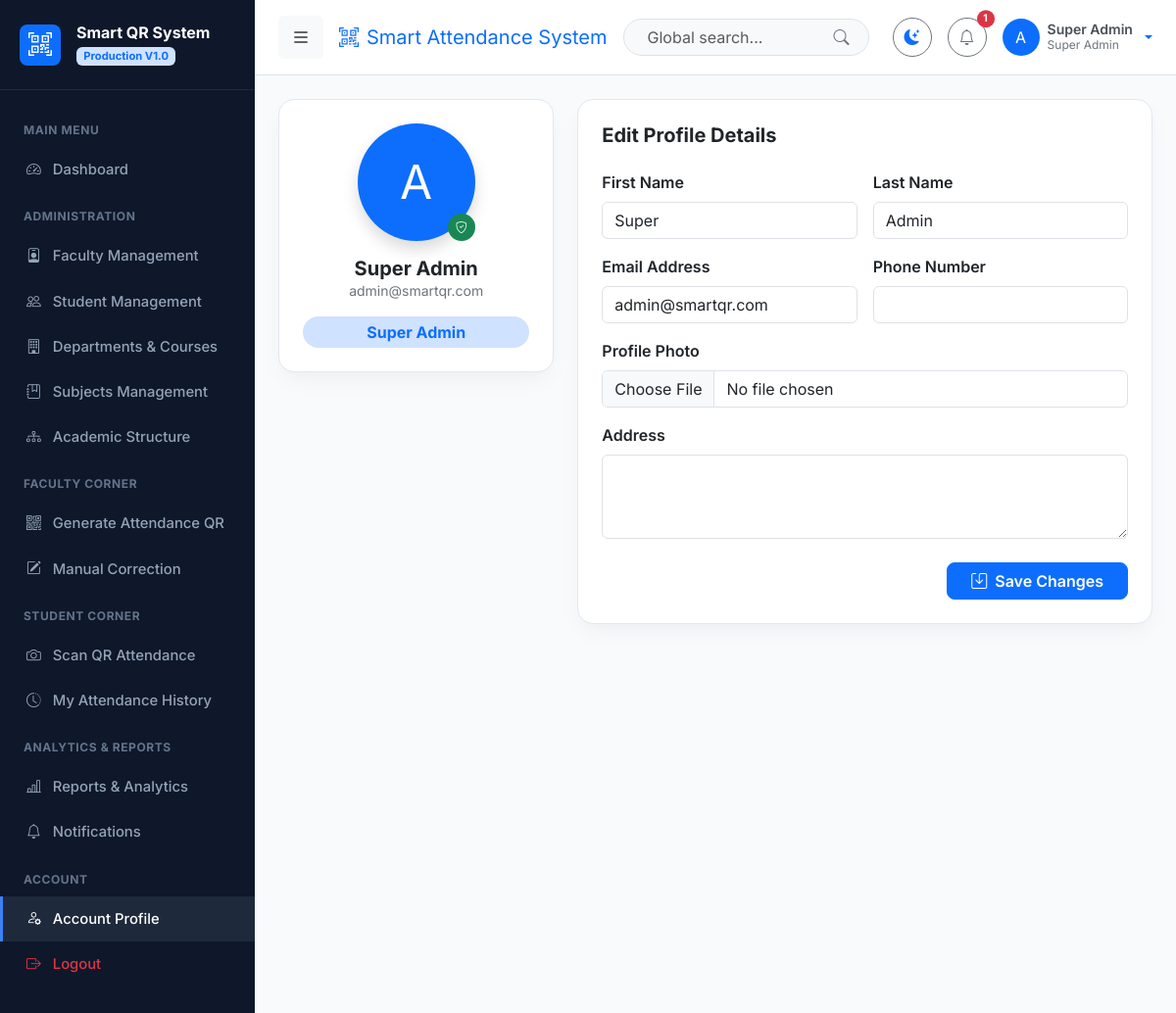
The page /accounts/profile/ (signed in) on the database its author committed.
### apps/accounts/models.py (models this page shows, shortened)
class User(AbstractUser):
    class Role(models.TextChoices):
        ADMIN = 'ADMIN', 'Super Admin'
        FACULTY = 'FACULTY', 'Faculty'
        STUDENT = 'STUDENT', 'Student'
    role = models.CharField(max_length=20, choices=Role.choices, default=Role.STUDENT)
    phone_number = models.CharField(max_length=20, blank=True, null=True)
    profile_picture = models.ImageField(upload_to='profiles/', blank=True, null=True)
    address = models.TextField(blank=True, null=True)
    date_of_birth = models.DateField(blank=True, null=True)
    is_approved = models.BooleanField(default=True)
    def is_admin(self):
        return self.role == self.Role.ADMIN or self.is_superuser
    def is_faculty(self):
        return self.role == self.Role.FACULTY
    def is_student(self):
        return self.role == self.Role.STUDENT
    def get_full_name_or_username(self):
        full_name = f"{self.first_name} {self.last_name}".strip()
        return full_name if full_name else self.username

### apps/accounts/views.py (the view)
# urls.py: path('profile/', views.profile_view, name='profile'),
@login_required
def profile_view(request):
    user = request.user
    if request.method == 'POST':
        form = UserProfileForm(request.POST, request.FILES, instance=user)
        if form.is_valid():
            form.save()
            messages.success(request, "Profile updated successfully.")
            return redirect('accounts:profile')
    else:
        form = UserProfileForm(instance=user)
    return render(request, 'accounts/profile.html', {'form': form, 'user_obj': user})

### apps/accounts/forms.py
class UserProfileForm(forms.ModelForm):
    first_name = forms.CharField(widget=forms.TextInput(attrs={'class': 'form-control'}))
    last_name = forms.CharField(widget=forms.TextInput(attrs={'class': 'form-control'}))
    email = forms.EmailField(widget=forms.EmailInput(attrs={'class': 'form-control'}))
    phone_number = forms.CharField(required=False, widget=forms.TextInput(attrs={'class': 'form-control'}))
    address = forms.CharField(required=False, widget=forms.Textarea(attrs={'class': 'form-control', 'rows': 3}))
    profile_picture = forms.ImageField(required=False, widget=forms.FileInput(attrs={'class': 'form-control'}))
    class Meta:
        model = User
        fields = ['first_name', 'last_name', 'email', 'phone_number', 'address', 'profile_picture']

### apps/notifications/context_processors.py (called while the page is built)
def unread_notifications_processor(request):
    if request.user.is_authenticated:
        unread_count = Notification.objects.filter(user=request.user, is_read=False).count()
        recent_notifications = Notification.objects.filter(user=request.user)[:5]
        return {
            'unread_notifications_count': unread_count,
            'recent_notifications': recent_notifications,
        }
    return {
        'unread_notifications_count': 0,
        'recent_notifications': [],
    }

### templates/accounts/profile.html (shortened to what this page needs)
{% extends 'base.html' %}
{% block content %}
<div class="row g-4">
    <div class="col-12 col-md-4">
        <div class="card card-custom p-4 text-center">
            <div class="position-relative d-inline-block mx-auto mb-3">
                {% if user_obj.profile_picture %}
                    <img src="{{ user_obj.profile_picture.url }}" alt="Profile" class="rounded-circle object-fit-cover shadow" style="width: 120px; height: 120px;">
                {% else %}
                    <div class="rounded-circle bg-primary text-white d-flex align-items-center justify-content-center mx-auto shadow" style="width: 120px; height: 120px; font-size: 3rem;">
                        {{ user_obj.username|slice:":1"|upper }}
                    </div>
                {% endif %}
                <span class="position-absolute bottom-0 end-0 badge rounded-pill bg-success p-2">
                    <i class="bi bi-shield-check"></i>
                </span>
            </div>
            <h5 class="fw-bold m-0">{{ user_obj.get_full_name_or_username }}</h5>
            <p class="text-secondary small mb-3">{{ user_obj.email }}</p>
            <span class="badge bg-primary-subtle text-primary fs-6 px-3 py-2 rounded-pill d-inline-block">
                {{ user_obj.get_role_display }}
            </span>
        </div>
    </div>
    <div class="col-12 col-md-8">
        <div class="card card-custom p-4">
            <h5 class="fw-bold mb-4">Edit Profile Details</h5>
            <form method="POST" enctype="multipart/form-data">
                <div class="row g-3">
                    <div class="col-md-6">
                        <label class="form-label fw-semibold">First Name</label>
                        {{ form.first_name }}
                    </div>
                    <div class="col-md-6">
                        <label class="form-label fw-semibold">Last Name</label>
                        {{ form.last_name }}
                    </div>
                    <div class="col-md-6">
                        <label class="form-label fw-semibold">Email Address</label>
                        {{ form.email }}
                    </div>
                    <div class="col-md-6">
                        <label class="form-label fw-semibold">Phone Number</label>
                        {{ form.phone_number }}
                    </div>
                    <div class="col-12">
                        <label class="form-label fw-semibold">Profile Photo</label>
                        {{ form.profile_picture }}
                    </div>
                    <div class="col-12">
                        <label class="form-label fw-semibold">Address</label>
                        {{ form.address }}
                    </div>
                </div>
                <div class="mt-4 d-flex justify-content-end gap-2">
                    <button type="submit" class="btn btn-primary rounded-3 px-4 fw-semibold">
                        <i class="bi bi-save me-2"></i>Save Changes
                    </button>
                </div>
            </form>
        </div>
    </div>
</div>
{% endblock %}

### templates/navbar.html (shortened to what this page needs)
<nav class="navbar navbar-expand-lg border-bottom px-4 py-3 sticky-top bg-body">
    <div class="container-fluid p-0">
        <button class="btn btn-light me-3 d-flex align-items-center" id="sidebar-toggle" title="Toggle Navigation">
            <i class="bi bi-list fs-5"></i>
        </button>
        <span class="navbar-brand font-bold fs-5 d-none d-md-block text-primary">
            <i class="bi bi-qr-code-scan me-2"></i>Smart Attendance System
        </span>
        <form class="d-none d-md-flex ms-auto me-4 position-relative" style="max-width: 320px;" action="{% url 'reports:index' %}" method="GET">
            <input class="form-control rounded-pill ps-4 pe-5 bg-body-tertiary" type="search" name="query" placeholder="Global search..." aria-label="Search">
            <button class="btn border-0 position-absolute end-0 top-50 translate-middle-y me-2 text-secondary" type="submit">
                <i class="bi bi-search"></i>
            </button>
        </form>
        <div class="d-flex align-items-center gap-3 ms-auto ms-md-0">
            <button class="btn btn-outline-secondary rounded-circle d-flex align-items-center justify-content-center" id="theme-toggle-btn" style="width: 40px; height: 40px;" title="Toggle Dark/Light Mode">
                <i class="bi bi-moon-stars-fill text-primary"></i>
            </button>
            <div class="dropdown">
                <button class="btn btn-outline-secondary rounded-circle position-relative d-flex align-items-center justify-content-center" style="width: 40px; height: 40px;" data-bs-toggle="dropdown" aria-expanded="false">
                    <i class="bi bi-bell"></i>
                    {% if unread_notifications_count > 0 %}
                        <span class="position-absolute top-0 start-100 translate-middle badge rounded-pill bg-danger" style="font-size: 0.65rem;">
                            {{ unread_notifications_count }}
                        </span>
                    {% endif %}
                </button>
            </div>
            <div class="dropdown">
                <a href="#" class="d-flex align-items-center text-decoration-none dropdown-toggle gap-2" data-bs-toggle="dropdown" aria-expanded="false">
                    {% if user.profile_picture %}
                        <img src="{{ user.profile_picture.url }}" alt="User" width="38" height="38" class="rounded-circle object-fit-cover">
                    {% else %}
                        <div class="rounded-circle bg-primary text-white d-flex align-items-center justify-content-center font-bold" style="width: 38px; height: 38px;">
                            {{ user.username|slice:":1"|upper }}
                        </div>
                    {% endif %}
                    <div class="d-none d-lg-block text-start" style="line-height: 1.2;">
                        <div class="fw-semibold text-dark-emphasis small">{{ user.get_full_name_or_username }}</div>
                        <div class="text-secondary extra-small" style="font-size: 0.75rem;">{{ user.get_role_display }}</div>
                    </div>
                </a>
            </div>
        </div>
    </div>
</nav>

### static/css/style.css (style rules this page uses)
:root { --bg-body: #f8fafc; --bg-card: #ffffff; --text-primary: #0f172a; --text-secondary: #475569; --border-color: #e2e8f0; --sidebar-bg: #0f172a; --sidebar-text: #94a3b8; --sidebar-hover: #1e293b; --sidebar-active: #3b82f6; --accent-gradient: linear-gradient(135deg, #3b82f6 0%, #2563eb 100%); --card-shadow: 0 10px 25px -5px rgba(0, 0, 0, 0.05), 0 8px 10px -6px rgba(0, 0, 0, 0.01); }
body { font-family: 'Inter', system-ui, -apple-system, sans-serif; background-color: var(--bg-body); color: var(--text-primary); min-height: 100vh; transition: background-color 0.3s ease, color 0.3s ease; }
.card-custom { background-color: var(--bg-card); border: 1px solid var(--border-color); border-radius: 1rem; box-shadow: var(--card-shadow); transition: transform 0.2s ease, box-shadow 0.2s ease; }

### rows shown on the page
User: username "A", get_full_name_or_username "Super Admin", role "Super Admin", email "admin@smartqr.com", first_name "Super", last_name "Admin"

### other values the page prints
{{ unread_notifications_count }} "1"
